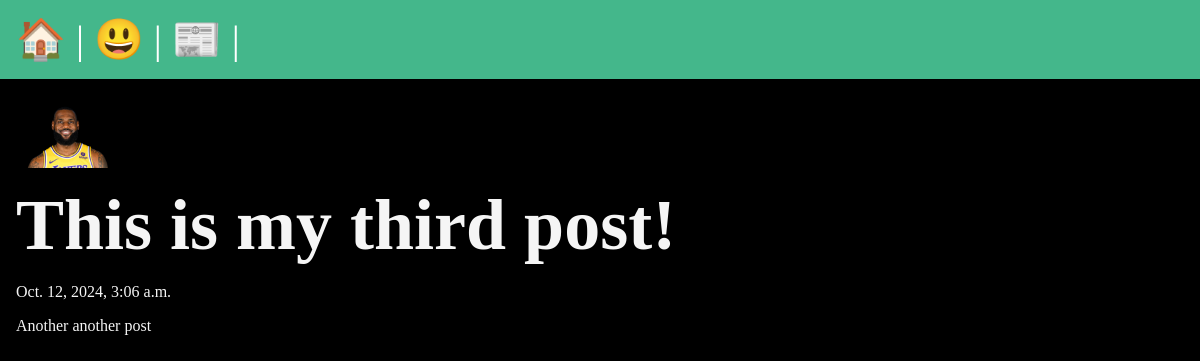
The app's page /posts/my-third-post with its own data.
### posts/models.py (models this page shows, shortened)
class Post(models.Model):
    title = models.CharField(max_length=75)
    body = models.TextField()
    slug = models.SlugField()
    date = models.DateTimeField(auto_now_add=True)
    banner = models.ImageField(default='fallback.png', blank=True)

### posts/views.py (the view)
# urls.py: path('<slug:slug>', views.post_page, name="page")
def post_page(request, slug):
    post = Post.objects.get(slug=slug)
    return render(request, 'posts/post_page.html', { 'post': post })

### posts/templates/posts/post_page.html (shortened to what this page needs)
{% extends "layout.html" %}
{% block content %}
    <section>
        <div class="parent">
            <img
                class="banner"
                src="{{ post.banner.url }}"
                alt="{{ post.title }}"
                width="300"
            />
        </div>
        <h1>{{post.title}}</h1>
        <p>{{ post.date }}</p>
        <p>{{ post.body }}</p>
    </section>
{% endblock %}

### static/css/style.css (style rules this page uses)
* { margin: 0; padding: 0; box-sizing: border-box; }
body { min-height: 100vh; background-color: black; color: whitesmoke; font-size: 3rem; }
section { display: flex; flex-flow: column; gap: 1rem; }
p { font-size: 1rem; }
.banner { display: block; width: 100%; max-width: 800px; }
.parent { width: 100px; }
img { display: block; width: 100%; height: auto; }

### records on screen
Post: banner (picture), title "This is my third post!", date "Oct. 12, 2024, 3:06 a.m.", body "Another another post"
